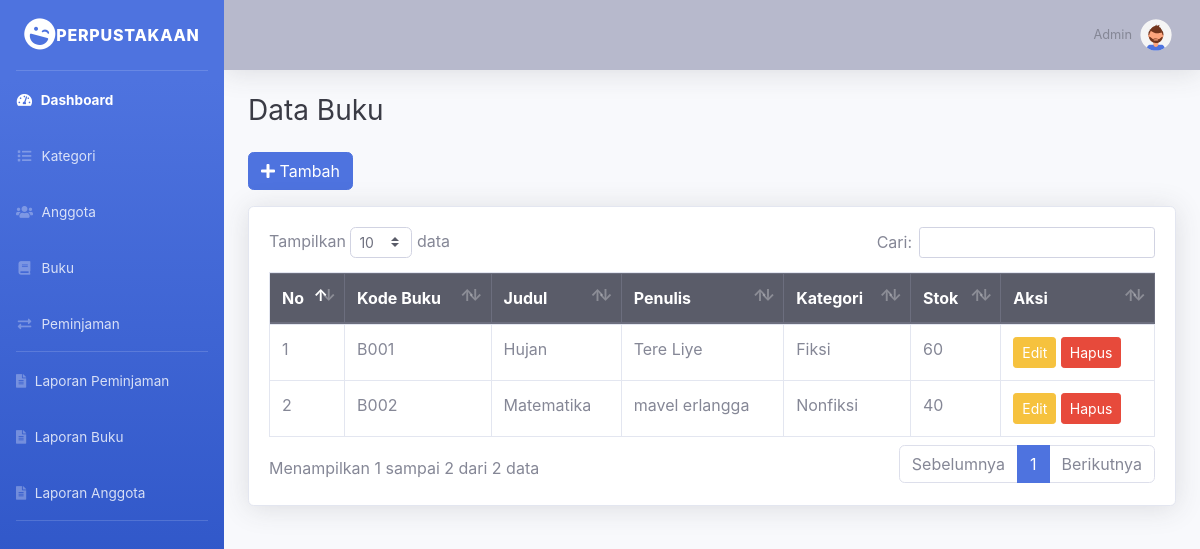
The app's page /index.php/buku, older data.
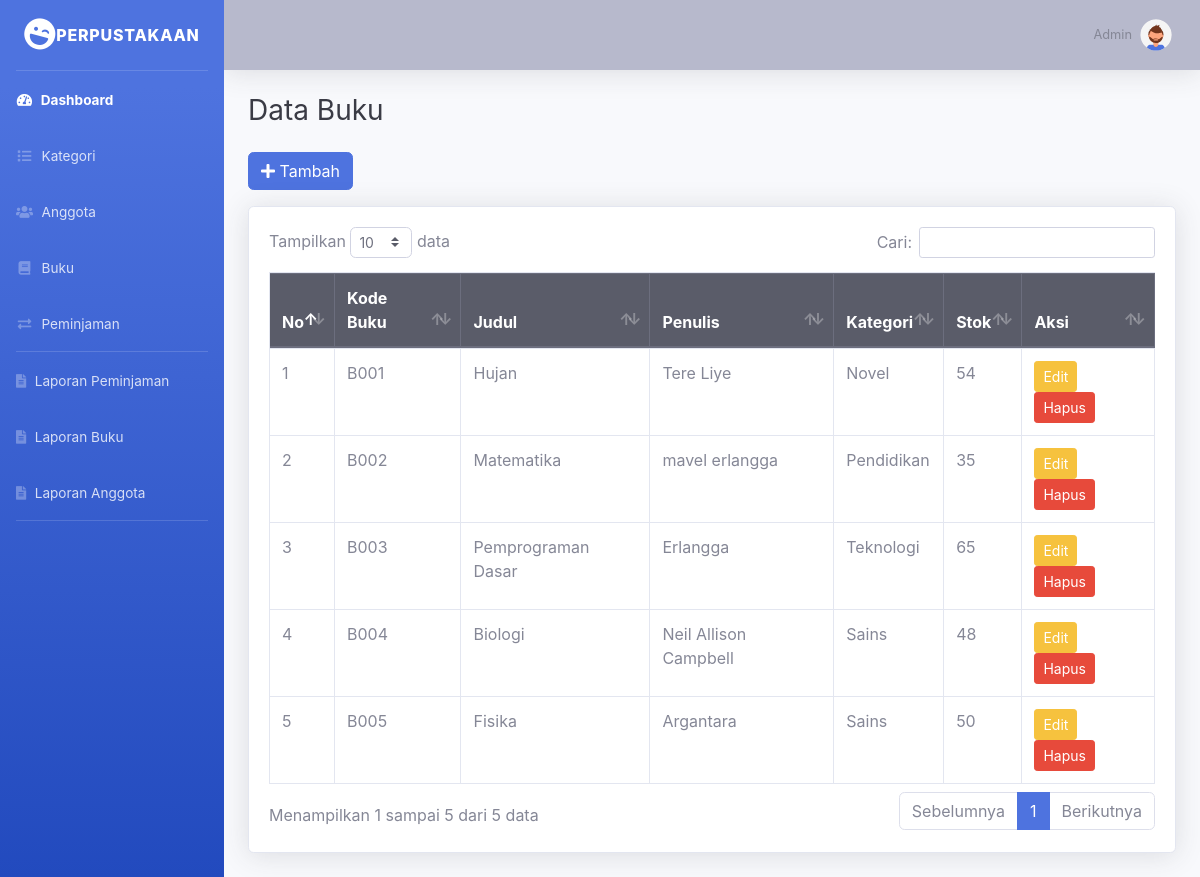
The same page, newer data.
### tables this page shows
CREATE TABLE `buku` (
  `kode_buku` varchar(20) NOT NULL,
  `judul_buku` varchar(100) NOT NULL,
  `penulis` varchar(60) NOT NULL,
  `penerbit` varchar(60) NOT NULL,
  `tahun` int(5) NOT NULL,
  `id_kategori` int(11) NOT NULL,
  `stok` int(15) NOT NULL,
  `lokasi_rak` varchar(100) NOT NULL
);

CREATE TABLE `kategori` (
  `id` int(11) NOT NULL,
  `nama_kategori` varchar(100) NOT NULL
);

### application/controllers/buku.php (called while the page is built, shortened)
<?php
class Buku extends CI_Controller {
    public function __construct()
    {
        $this->load->model('Buku_model');
    }
    public function index()
    {
        $data['buku'] = $this->Buku_model->get_all();
        $this->load->view('templates/header');
        $this->load->view('templates/sidebar');
        $this->load->view('templates/topbar');
        $this->load->view('buku/index', $data);
        $this->load->view('templates/footer');
    }
}

### index.php (called while the page is built, shortened)
<?php
require_once BASEPATH.'core/CodeIgniter.php';

### application/models/Buku_model.php (called while the page is built, shortened)
<?php
class Buku_model extends CI_Model {
    public function get_all()
    {
        $this->db->select('buku.*, kategori.nama_kategori');
        $this->db->from('buku');
        $this->db->join('kategori', 'kategori.id = buku.id_kategori');
        return $this->db->get()->result();
    }
}

### application/views/buku/index.php (the view)
<div class="container-fluid">
<h2 class="h3 mb-4 text-gray-900">Data Buku</h2>
<a href="<?= site_url('buku/tambah'); ?>" class="btn btn-primary mb-3">
    <i class="fas fa-plus"></i> Tambah</a>
    <div class="card shadow mb-4">
        <div class="card-body">
            <div class="table-responsive">
<table id="dataTable" class="table table-bordered" width="100%" cellspacing="0">
<thead class="thead-dark">
    <tr>
        <th>No</th>
        <th>Kode Buku</th>
        <th>Judul</th>
        <th>Penulis</th>
        <th>Kategori</th>
        <th>Stok</th>
        <th>Aksi</th>
    </tr>
</thead>
<tbody>
<?php $no=1; foreach($buku as $b): ?>
    <tr>
        <td><?= $no++; ?></td>
        <td><?= $b->kode_buku; ?></td>
        <td><?= $b->judul_buku; ?></td>
        <td><?= $b->penulis; ?></td>
        <td><?= $b->nama_kategori; ?></td>
        <td><?= $b->stok; ?></td>
        <td>
            <a href="<?= site_url('buku/edit/'.$b->kode_buku); ?>"class="btn btn-warning btn-sm">Edit</a>
            <a href="<?= site_url('buku/hapus/'.$b->kode_buku); ?>" class="btn btn-danger btn-sm"
            onclick="return confirm('yakin?')">Hapus</a>
        </td>
    </tr>
<?php endforeach; ?>
</tbody>
</table>
</div>
</div>
</div>
</div>

Row changes from the older to the newer data that the page shows:
changed buku "Hujan": id_kategori.nama_kategori "Fiksi" → "Novel"; stok "60" → "54"
changed buku "Matematika": id_kategori.nama_kategori "Nonfiksi" → "Pendidikan"; stok "40" → "35"
added buku: kode_buku "B003", judul_buku "Pemprograman Dasar", penulis "Erlangga", id_kategori.nama_kategori "Teknologi", stok "65"
added buku: kode_buku "B004", judul_buku "Biologi", penulis "Neil Allison Campbell", id_kategori.nama_kategori "Sains", stok "48"
added buku: kode_buku "B005", judul_buku "Fisika", penulis "Argantara", id_kategori.nama_kategori "Sains", stok "50"
Text that changed along with them:
text written by a page script: "Tampilkan data Cari: Menampilkan 1 sampai 2 dari 2 data Sebelumnya 1 Berikutnya" → "Tampilkan data Cari: Menampilkan 1 sampai 5 dari 5 data Sebelumnya 1 Berikutnya"
